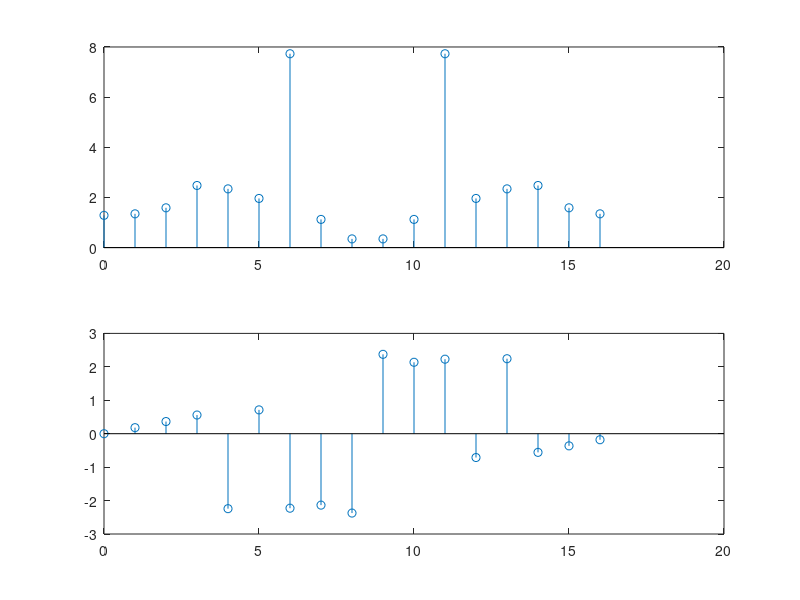

This chart was generated by the following MATLAB code:
    clc; clear; close all;
N=16; % 16  32  128
n=[0:N];
f1=0.22;
f2=0.34;
xn=1/2*sin(2*pi*f1*n)+sin(2*pi*f2*n);

Xn = fft(xn);

subplot(2,1,1);
stem(n,abs(Xn));
subplot(2,1,2);
stem(n,angle(Xn));